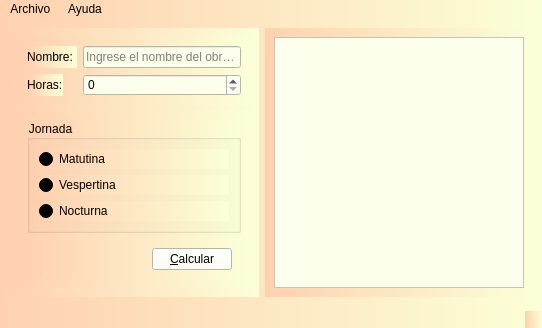
<?xml version="1.0" encoding="UTF-8"?>
<ui version="4.0">
 <class>Principal</class>
 <widget class="QMainWindow" name="Principal">
  <property name="geometry">
   <rect>
    <x>0</x>
    <y>0</y>
    <width>542</width>
    <height>314</height>
   </rect>
  </property>
  <property name="windowTitle">
   <string>Principal</string>
  </property>
  <property name="windowIcon">
   <iconset resource="recursos.qrc">
    <normaloff>:/imgP/Recursos/dinero.jpg</normaloff>:/imgP/Recursos/dinero.jpg</iconset>
  </property>
  <property name="styleSheet">
   <string notr="true">background-color: qlineargradient(spread:repeat, x1:0, y1:0, x2:1, y2:0, stop:0 rgba(255, 209, 176, 255), stop:1 rgba(251, 255, 215, 255));
color: rgb(0, 0, 0);</string>
  </property>
  <widget class="QWidget" name="centralwidget">
   <layout class="QHBoxLayout" name="horizontalLayout_2">
    <item>
     <widget class="QWidget" name="widget_4" native="true">
      <property name="minimumSize">
       <size>
        <width>250</width>
        <height>0</height>
       </size>
      </property>
      <layout class="QVBoxLayout" name="verticalLayout_4">
       <item>
        <widget class="QWidget" name="widget_2" native="true">
         <layout class="QFormLayout" name="formLayout">
          <item row="0" column="0">
           <widget class="QLabel" name="label">
            <property name="text">
             <string>Nombre: </string>
            </property>
           </widget>
          </item>
          <item row="0" column="1">
           <widget class="QLineEdit" name="inNombre">
            <property name="styleSheet">
             <string notr="true">background-color: rgb(253, 255, 237);</string>
            </property>
            <property name="text">
             <string/>
            </property>
            <property name="placeholderText">
             <string>Ingrese el nombre del obrero</string>
            </property>
           </widget>
          </item>
          <item row="1" column="0">
           <widget class="QLabel" name="label_2">
            <property name="text">
             <string>Horas:</string>
            </property>
           </widget>
          </item>
          <item row="1" column="1">
           <widget class="QSpinBox" name="inHoras">
            <property name="styleSheet">
             <string notr="true">background-color: rgb(253, 255, 237);</string>
            </property>
            <property name="maximum">
             <number>50</number>
            </property>
           </widget>
          </item>
         </layout>
        </widget>
       </item>
       <item>
        <widget class="QWidget" name="widget_3" native="true">
         <layout class="QVBoxLayout" name="verticalLayout_3">
          <item>
           <widget class="QGroupBox" name="groupBox">
            <property name="title">
             <string>Jornada</string>
            </property>
            <layout class="QVBoxLayout" name="verticalLayout_2">
             <item>
              <widget class="QRadioButton" name="inMatutina">
               <property name="text">
                <string>Matutina </string>
               </property>
               <property name="checked">
                <bool>true</bool>
               </property>
              </widget>
             </item>
             <item>
              <widget class="QRadioButton" name="inVespertina">
               <property name="text">
                <string>Vespertina</string>
               </property>
              </widget>
             </item>
             <item>
              <widget class="QRadioButton" name="inNocturna">
               <property name="text">
                <string>Nocturna</string>
               </property>
              </widget>
             </item>
            </layout>
           </widget>
          </item>
          <item>
           <widget class="QWidget" name="widget_5" native="true">
            <layout class="QHBoxLayout" name="horizontalLayout">
             <item>
              <spacer name="horizontalSpacer">
               <property name="orientation">
                <enum>Qt::Horizontal</enum>
               </property>
               <property name="sizeHint" stdset="0">
                <size>
                 <width>112</width>
                 <height>20</height>
                </size>
               </property>
              </spacer>
             </item>
             <item>
              <widget class="QPushButton" name="cmdCalcular">
               <property name="styleSheet">
                <string notr="true">background-color: rgb(253, 255, 237);</string>
               </property>
               <property name="text">
                <string>&amp;Calcular</string>
               </property>
              </widget>
             </item>
            </layout>
           </widget>
          </item>
          <item>
           <spacer name="verticalSpacer">
            <property name="orientation">
             <enum>Qt::Vertical</enum>
            </property>
            <property name="sizeHint" stdset="0">
             <size>
              <width>20</width>
              <height>40</height>
             </size>
            </property>
           </spacer>
          </item>
         </layout>
        </widget>
       </item>
      </layout>
     </widget>
    </item>
    <item>
     <widget class="QWidget" name="widget" native="true">
      <layout class="QVBoxLayout" name="verticalLayout">
       <item>
        <widget class="QPlainTextEdit" name="outResultado">
         <property name="minimumSize">
          <size>
           <width>250</width>
           <height>0</height>
          </size>
         </property>
         <property name="styleSheet">
          <string notr="true">background-color: rgb(253, 255, 237);</string>
         </property>
         <property name="readOnly">
          <bool>true</bool>
         </property>
        </widget>
       </item>
      </layout>
     </widget>
    </item>
   </layout>
  </widget>
  <widget class="QMenuBar" name="menubar">
   <property name="geometry">
    <rect>
     <x>0</x>
     <y>0</y>
     <width>542</width>
     <height>21</height>
    </rect>
   </property>
   <widget class="QMenu" name="menuArchivo">
    <property name="title">
     <string>Archivo </string>
    </property>
    <addaction name="actionNuevo"/>
    <addaction name="actionAbrir"/>
    <addaction name="actionCalcular"/>
    <addaction name="actionGuardar"/>
    <addaction name="actionSalir"/>
   </widget>
   <widget class="QMenu" name="menuAyuda">
    <property name="title">
     <string>Ayuda</string>
    </property>
    <addaction name="actionAcerca_de"/>
   </widget>
   <addaction name="menuArchivo"/>
   <addaction name="menuAyuda"/>
  </widget>
  <widget class="QStatusBar" name="statusbar"/>
  <action name="actionNuevo">
   <property name="icon">
    <iconset resource="recursos.qrc">
     <normaloff>:/imgP/Recursos/new.png</normaloff>:/imgP/Recursos/new.png</iconset>
   </property>
   <property name="text">
    <string>&amp;Nuevo</string>
   </property>
   <property name="shortcut">
    <string>Ctrl+N</string>
   </property>
  </action>
  <action name="actionAbrir">
   <property name="icon">
    <iconset resource="recursos.qrc">
     <normaloff>:/imgP/Recursos/open-box.png</normaloff>:/imgP/Recursos/open-box.png</iconset>
   </property>
   <property name="text">
    <string>A&amp;brir</string>
   </property>
   <property name="shortcut">
    <string>Ctrl+O</string>
   </property>
  </action>
  <action name="actionGuardar">
   <property name="icon">
    <iconset resource="recursos.qrc">
     <normaloff>:/imgP/Recursos/guardar.png</normaloff>:/imgP/Recursos/guardar.png</iconset>
   </property>
   <property name="text">
    <string>&amp;Guardar</string>
   </property>
   <property name="shortcut">
    <string>Ctrl+S</string>
   </property>
  </action>
  <action name="actionSalir">
   <property name="icon">
    <iconset resource="recursos.qrc">
     <normaloff>:/imgP/Recursos/exit.jpg</normaloff>:/imgP/Recursos/exit.jpg</iconset>
   </property>
   <property name="text">
    <string>&amp;Salir</string>
   </property>
   <property name="shortcut">
    <string>Ctrl+Q</string>
   </property>
  </action>
  <action name="actionAcerca_de">
   <property name="text">
    <string>A&amp;cerca de</string>
   </property>
  </action>
  <action name="actionCalcular">
   <property name="icon">
    <iconset resource="recursos.qrc">
     <normaloff>:/imgP/Recursos/calculator (1).png</normaloff>:/imgP/Recursos/calculator (1).png</iconset>
   </property>
   <property name="text">
    <string>Calcular</string>
   </property>
   <property name="shortcut">
    <string>F1</string>
   </property>
  </action>
 </widget>
 <resources>
  <include location="recursos.qrc"/>
 </resources>
 <connections/>
</ui>
